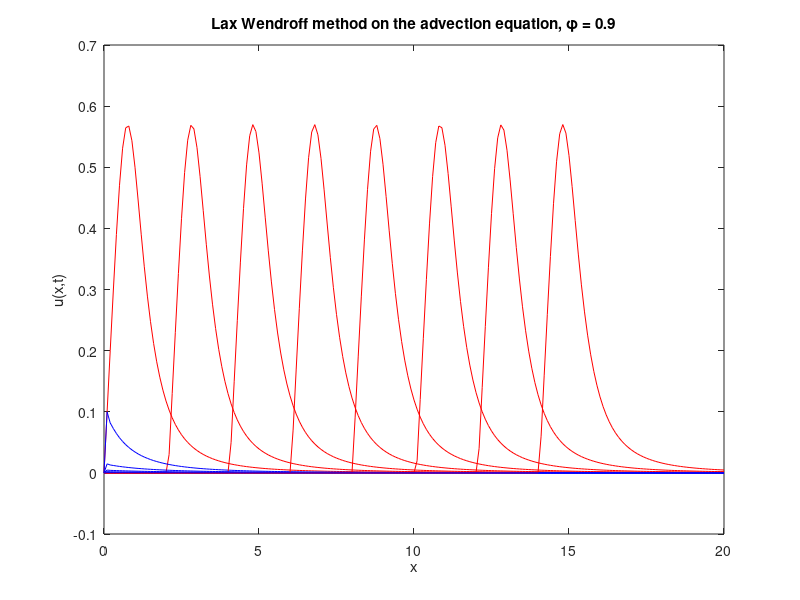

Here is the MATLAB script that generated this plot:
% A MATLAB code that includes multiple methods of solving the advection equation.
% Written by Kevin Roberts
% Last updated on September 2024

clear all
close all
clc

% Set the parameters for the solution
L = 20; % length of solution domain (from zero)
J = 200; % number of grid points (not counting zero)
x = linspace(0, L, J+1); % set up a vector of x locations
dx = L/J; % size of a grid cell, delta x
c = 1; % advection speed (downward is stable is this is less than 0)
dt = 0.09; % size of time step, delta t
phi = c*dt/dx; % phase speed

T = 15; % duraction of simulation
N = round(T/dt); % number of times to iterate simuation to get to time T

% setting the initial conditions for the various methods
exact0 = x./(x.^4 + 1);
u0 = x./(x.^4 + 1);
d0 = x./(x.^4 + 1);
c0 = x./(x.^4 + 1);
leap0 = x./(x.^4 + 1);
crank0 = x./(x.^4 + 1);
lax0 = x./(x.^4 + 1);

exact = exact0;
up = u0; 
down = d0;
centered = c0;
leapfrog = leap0;
crank = crank0;
lax = lax0;

% %%
% %%%%%%%%%%%%%%%%%%%%%%%%%%%%%%%%%%%%%%%%%%%%%%%
% % Running the Upwind Method on u_x + cu_t = 0 %
% %%%%%%%%%%%%%%%%%%%%%%%%%%%%%%%%%%%%%%%%%%%%%%%
% 
% plot(x, u0, 'r') % plot the IC
% 
% % add labels to the plot
% xlabel('x'), ylabel('u(x,t)')
% title(['Upwinding for the advection equation, \phi = ' num2str(c*dt/dx)])
% 
% for n = 1:N % beginning the for time loop
% 
%     up(1) = 0; % enforce the zero BC at x = 0
% 
%     for j = 2:J+1 % begin spatial loop; note that j = 1 is x = 0
%         un(j) = up(j) - c*dt/dx*(up(j)-up(j-1));
%     end % ending the spatial loop
% 
%     % to see results as an animation uncomment the line below and comment
%     % the if - end statement
% 
%     % plot(x,u0,'r',x,un,'b'), pause(.1) % plots the next calculated time slice and the IC for reference. Makes this an animation
% 
%     if mod(n*dt,2) < dt % check if current time is close to a multiple of 2
%         hold on, plot(x,un,'b'), hold off % if so, add a plot of current solution to existing plot
%     end
% 
%     up = un; % reset present solution for next time step
% end % end time loop
% 
% %%
% %%%%%%%%%%%%%%%%%%%%%%%%%%%%%%%%%%%%%%%%%%%%%%%%%
% % Running the Downwind Method on u_x + cu_t = 0 %
% %%%%%%%%%%%%%%%%%%%%%%%%%%%%%%%%%%%%%%%%%%%%%%%%%
% 
% plot(x, d0, 'r') % plot the IC
% 
% % add labels to the plot
% xlabel('x'), ylabel('u(x,t)')
% title(['Downwinding for the advection equation, \phi = ' num2str(c*dt/dx)])
% 
% for n = 1:N % beginning the for time loop
% 
%     down(1) = 0; % enforce the zero BC at x = 0
% 
%     for j = 2:J % begin spatial loop; note that j = 1 is x = 0
%         dn(j) = down(j) - c*dt/dx*(down(j+1)-down(j));
%     end % ending the spatial loop
% 
%     dn(J+1) = 0; % setting another boundary condition
% 
%     % to see results as an animation uncomment the line below and comment
%     % the if - end statement
% 
%     % plot(x,d0,'r',x,dn,'b'), pause(.1) % plots the next calculated time slice and the IC for reference. Makes this an animation
% 
%     if mod(n*dt,2) < dt % check if current time is close to a multiple of 2
%         hold on, plot(x,dn,'b'), hold off % if so, add a plot of current solution to existing plot
%     end
% 
%     down = dn; % reset present solution for next time step
% end % end time loop
% 
% %%
% %%%%%%%%%%%%%%%%%%%%%%%%%%%%%%%%%%%%%%%%%%%%%%%%%
% % Running the Centered Method on u_x + cu_t = 0 %
% %%%%%%%%%%%%%%%%%%%%%%%%%%%%%%%%%%%%%%%%%%%%%%%%%
% 
% plot(x, c0, 'r') % plot the IC
% 
% % add labels to the plot
% xlabel('x'), ylabel('u(x,t)')
% title(['Centering Method for the advection equation, \phi = ' num2str(c*dt/dx)])
% 
% for n = 1:N % beginning the for time loop
% 
%     centered(1) = 0; % enforce the zero BC at x = 0
%     for j = 2:J % begin spatial loop; note that j = 1 is x = 0
%         cn(j) = centered(j) - c*dt/(2*dx)*(centered(j+1)-centered(j-1));
%     end % ending the spatial loop
% 
%     cn(J+1) = 0; % setting another boundary condition
% 
%     % to see results as an animation uncomment the line below and comment
%     % the if - end statement
% 
%     % plot(x,c0,'r',x,cn,'b'), pause(.1) % plots the next calculated time slice and the IC for reference. Makes this an animation
% 
%     if mod(n*dt,2) < dt % check if current time is close to a multiple of 2
%         hold on, plot(x,cn,'b'), hold off % if so, add a plot of current solution to existing plot
%     end
%     % 
%     centered = cn; % reset present solution for next time step
% end % end time loop
% 
% %%
% %%%%%%%%%%%%%%%%%%%%%%%%%%%%%%%%%%%%%%%%%%%%%%%%%
% % Running the LeapFrog Method on u_x + cu_t = 0 %
% %%%%%%%%%%%%%%%%%%%%%%%%%%%%%%%%%%%%%%%%%%%%%%%%%
% 
% plot(x, leap0, 'r') % plot the IC
% 
% % add labels to the plot
% xlabel('x'), ylabel('u(x,t)')
% title(['Leap Frog Method for the advection equation, \phi = ' num2str(c*dt/dx)])
% 
% leap_all = leapfrog;
% 
% for n = 1:N % beginning the for time loop
% 
%     leapfrog(1) = 0; % enforce the zero BC at x = 0
% 
%     % using the upwind method for the first iteration
%     if n == 1
%         for j = 2:J+1 % begin spatial loop; note that j = 1 is x = 0
%             leapn(j) = leapfrog(j) - c*dt/dx*(leapfrog(j)-leapfrog(j-1));
%         end % ending the spatial loop
%     else
%         for j = 2:J % begin spatial loop; note that j = 1 is x = 0
%             leapn(j) = leap_all((n+1)-2, j) - c*dt/(dx)*(leapfrog(j+1)-leapfrog(j-1));
%         end % ending the spatial loop
%     end
% 
%     ln(J+1) = 0; % setting another boundary condition
% 
%     % to see results as an animation uncomment the line below and comment
%     % the if - end statement
% 
%     % plot(x,leap0,'r',x,leapn,'b'), pause(.01) % plots the next calculated time slice and the IC for reference. Makes this an animation
% 
%     if mod(n*dt,2) < dt % check if current time is close to a multiple of 2
%         hold on, plot(x,leapn,'b'), hold off % if so, add a plot of current solution to existing plot
%     end
%     % 
%     leap_all = [leap_all; leapn];
%     leapfrog = leapn; % reset present solution for next time step
% end % end time loop
% 
% %%
% %%%%%%%%%%%%%%%%%%%%%%%%%%%%%%%%%%%%%%%%%%%%%%%%%%%
% % Crank-Nicolson Method on the Advection Equation %
% %%%%%%%%%%%%%%%%%%%%%%%%%%%%%%%%%%%%%%%%%%%%%%%%%%%
% 
% plot(x, crank0, 'b') % plot the IC
% F = 0;
% 
% % if we want to compare with the exact solution
% plot(x, exact0, 'r')
% 
% % add labels to the plot
% xlabel('x'), ylabel('u(x,t)')
% title(['Crank Nicolson for the advection equation, \phi = ' num2str(c*dt/dx)])
% 
% for n = 1:N % beginning the for time loop
% 
%     for j = 1:J+1 % begin spatial loop; note that j = 1 is x = 0
% 
%         if j == 1
%             crankn(j) = (1-phi)/(1+phi)*crank(j) + F/(1+phi);
%         else
%             crankn(j) = -(1-phi)/(1+phi)*crankn(j-1) + (1-phi)/(1+phi)*crank(j) + crank(j-1);      
%         end
% 
%     % evaluating the exact solution
%     exactn = (x - c*n*dt)./(1 + (x - c*n*dt).^4).*(x>=c*n*dt); 
% 
%     end % ending the spatial loop
% 
%     % to see results as an animation uncomment the line below and comment
%     % the if - end statement
% 
%     % plot(x,u0,'r',x,crankn,'b'), pause(.1) % plots the next calculated time slice and the IC for reference. Makes this an animation
% 
%     if mod(n*dt,2) < dt % check if current time is close to a multiple of 2
%         hold on, plot(x,exactn, 'r'), hold off % for plotting the exact
%         hold on, plot(x,crankn,'b'), hold off % if so, add a plot of current solution to existing plot
%     end
% 
%     crank = crankn; % reset present solution for next time step
%     exact = exactn; % for comparing the exact
% end % end time loop
% 
% %%
% %%%%%%%%%%%%%%%%%%%%%%%%%%%%%%%%%%%%%%%%%%%%%%%%%
% % Lax-Wendroff Method on the Advection Equation %
% %%%%%%%%%%%%%%%%%%%%%%%%%%%%%%%%%%%%%%%%%%%%%%%%%

plot(x, lax0, 'r') % plot the IC

% if we want to compare with the exact solution
plot(x, exact0, 'r')

% add labels to the plot
xlabel('x'), ylabel('u(x,t)')
title(['Lax Wendroff method on the advection equation, \phi = ' num2str(c*dt/dx)])

for n = 1:N % beginning the for time loop

    lax(1) = 0; % setting a boundary condition

    for j = 2:J % begin spatial loop; note that j = 1 is x = 0

        laxn(j) = lax(j) + (1/2)*phi*(lax(j+1) - lax(j-1)) + (1/2)*phi^2*(lax(j+1) + lax(j-1) - 2*lax(j));

    end % ending the spatial loop

    laxn(J+1) = 0; % setting the other boundary condition

    % evaluating the exact solution
    exactn = (x - c*n*dt)./(1 + (x - c*n*dt).^4).*(x>=c*n*dt); 

    % to see results as an animation uncomment the line below and comment
    % the if - end statement

    % plot(x,u0,'r',x,laxn,'b'), pause(.1) % plots the next calculated time slice and the IC for reference. Makes this an animation

    if mod(n*dt,2) < dt % check if current time is close to a multiple of 2
        hold on, plot(x,exactn, 'r'), hold off % for plotting the exact
        hold on, plot(x,laxn,'b'), hold off % if so, add a plot of current solution to existing plot
    end

    lax = laxn; % reset present solution for next time step
    exact = exactn; % for comparing the exact
end % end time loop
